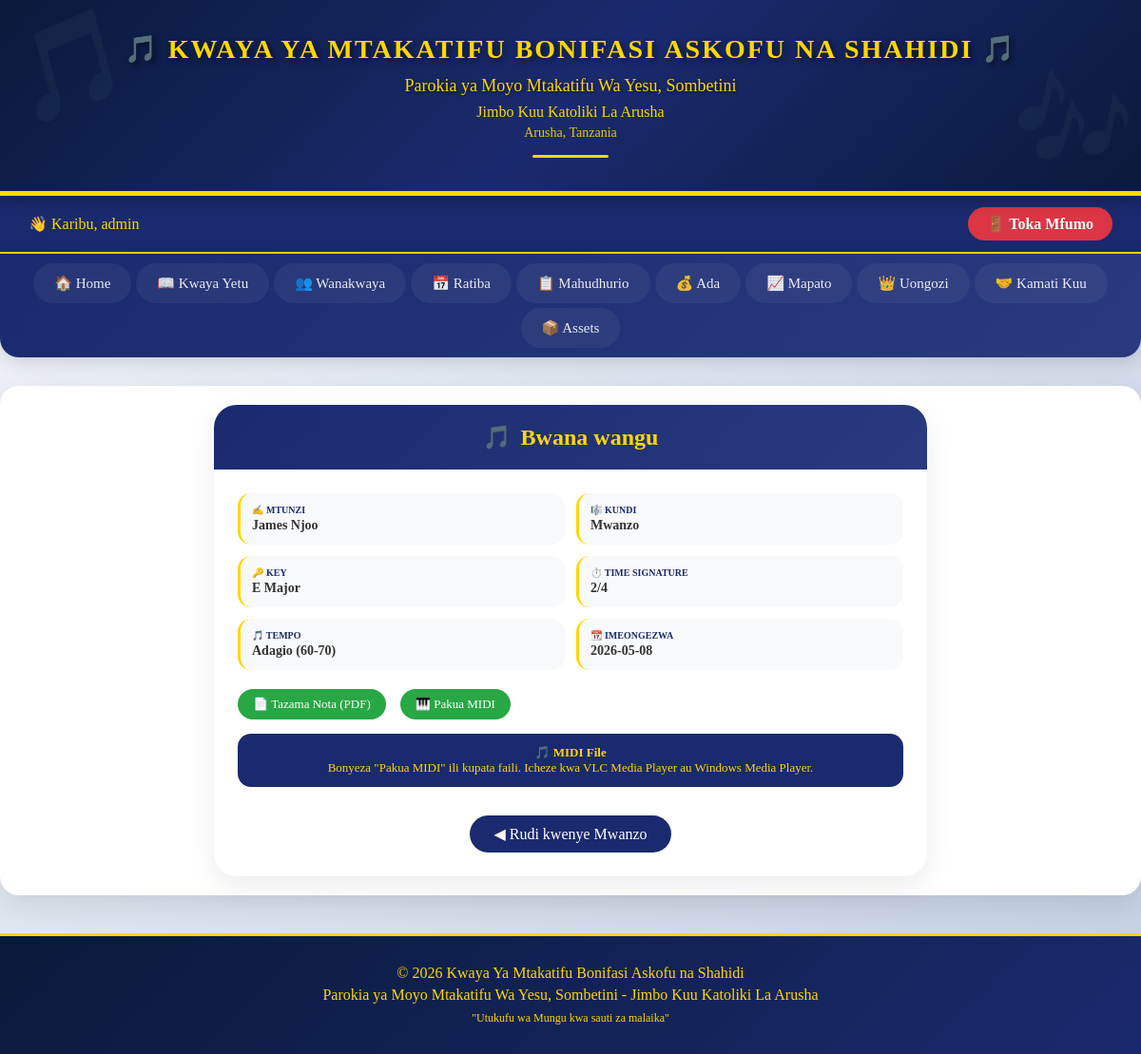
Screenshot of /ratiba/wimbo/5 (signed in) with the database file from the repository.
### tables this page shows
CREATE TABLE nyimbo (
            id INTEGER PRIMARY KEY AUTOINCREMENT,
            jina TEXT NOT NULL,
            mtunzi TEXT,
            maneno TEXT,
            key TEXT,
            time_signature TEXT,
            tempo TEXT,
            kundi TEXT NOT NULL,
            nota_pdf TEXT,
            midi_file TEXT,
            tarehe_ongezwa DATE DEFAULT CURRENT_DATE
        );

### app.py (the view)
@app.route('/ratiba/wimbo/<int:id>')
def ratiba_view_wimbo(id):
    if 'user_id' not in session:
        return redirect(url_for('login'))
    with get_db() as conn:
        wimbo = conn.execute("SELECT * FROM nyimbo WHERE id = ?", (id,)).fetchone()
    return render_template('view_wimbo.html', wimbo=wimbo)

### app.py (called while the page is built)
def get_db():
    conn = sqlite3.connect(DATABASE)
    conn.row_factory = sqlite3.Row
    return conn

### templates/view_wimbo.html (shortened to what this page needs)
{% extends "base.html" %}
{% block content %}
<div class="detail-card">
    <div class="detail-header">
        <h1>
            <span>🎵</span> {{ wimbo.jina }}
        </h1>
    </div>
    <div class="detail-body">
        <div class="info-grid">
            <div class="info-item">
                <div class="info-label">✍️ Mtunzi</div>
                <div class="info-value">{{ wimbo.mtunzi or '-' }}</div>
            </div>
            <div class="info-item">
                <div class="info-label">🎼 Kundi</div>
                <div class="info-value">{{ wimbo.kundi }}</div>
            </div>
            <div class="info-item">
                <div class="info-label">🔑 Key</div>
                <div class="info-value">{{ wimbo.key or '-' }}</div>
            </div>
            <div class="info-item">
                <div class="info-label">⏱️ Time Signature</div>
                <div class="info-value">{{ wimbo.time_signature or '-' }}</div>
            </div>
            <div class="info-item">
                <div class="info-label">🎵 Tempo</div>
                <div class="info-value">{{ wimbo.tempo or '-' }}</div>
            </div>
            <div class="info-item">
                <div class="info-label">📆 Imeongezwa</div>
                <div class="info-value">{{ wimbo.tarehe_ongezwa or '-' }}</div>
            </div>
        </div>
        <div class="file-links">
            {% if wimbo.nota_pdf %}
            <a href="{{ url_for('static', filename='uploads/' + wimbo.nota_pdf) }}" target="_blank" class="file-link">📄 Tazama Nota (PDF)</a>
            {% endif %}
            {% if wimbo.midi_file %}
            <a href="{{ url_for('static', filename='uploads/' + wimbo.midi_file) }}" download class="file-link">🎹 Pakua MIDI</a>
            {% endif %}
        </div>
        {% if wimbo.midi_file %}
        <div class="midi-info">
            🎵 <strong>MIDI File</strong><br>
            Bonyeza "Pakua MIDI" ili kupata faili. Icheze kwa VLC Media Player au Windows Media Player.
        </div>
        {% endif %}
        <div style="text-align: center;">
            <a href="{{ url_for('ratiba_makundi_nyimbo', kundi=wimbo.kundi) }}" class="back-btn">◀ Rudi kwenye {{ wimbo.kundi }}</a>
        </div>
    </div>
</div>
{% endblock %}

### templates/base.html (style rules this page uses)
* { margin: 0; padding: 0; box-sizing: border-box; }
body { font-family: 'Times New Roman', Times, serif; background: linear-gradient(135deg, #f5f7fa 0%, #c3cfe2 100%); min-height: 100vh; }

### templates/view_wimbo.html (style rules this page uses)
.detail-card { max-width: 750px; margin: 0 auto; background: white; border-radius: 24px; box-shadow: 0 10px 30px rgba(0,0,0,0.08); overflow: hidden; }
.detail-header { background: linear-gradient(135deg, #1a2a6e 0%, #2a3a7e 100%); padding: 20px 25px; text-align: center; }
.detail-header h1 { color: #FFD700; margin: 0; font-size: 24px; display: flex; align-items: center; justify-content: center; gap: 10px; }
.detail-body { padding: 25px; }
.info-grid { display: grid; grid-template-columns: repeat(2, 1fr); gap: 12px; margin-bottom: 20px; }
.info-item { background: #f8f9fa; padding: 12px; border-radius: 14px; border-left: 3px solid #FFD700; }
.info-label { font-size: 10px; text-transform: uppercase; color: #1a2a6e; font-weight: bold; margin-bottom: 3px; }
.info-value { font-size: 14px; font-weight: 600; color: #333; }
.file-links { display: flex; gap: 15px; flex-wrap: wrap; margin: 15px 0; }
.file-link { background: #28a745; color: white; padding: 8px 16px; border-radius: 30px; text-decoration: none; font-size: 13px; display: inline-flex; align-items: center; gap: 6px; }
.midi-info { background: #1a2a6e; color: #FFD700; padding: 12px 18px; border-radius: 14px; margin: 15px 0; text-align: center; font-size: 13px; }
.back-btn { background: #1a2a6e; color: white; padding: 10px 25px; border-radius: 40px; text-decoration: none; display: inline-block; margin-top: 15px; transition: all 0.2s; text-align: center; }

### rows the page displays
nyimbo: jina "Bwana wangu", mtunzi "James Njoo", kundi "Mwanzo", key "E Major", time_signature "2/4", tempo "Adagio (60-70)", tarehe_ongezwa "2026-05-08"

### other values shown
{{ session.username }} "admin"
